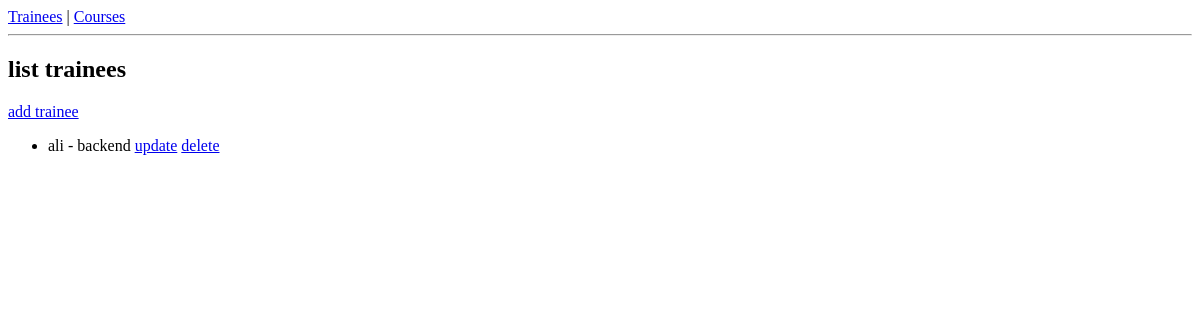
The app's page /trainees/, older data.
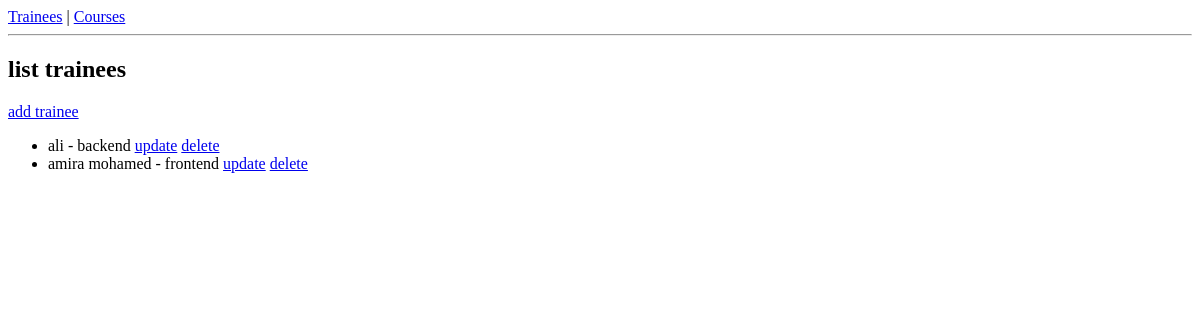
The same page, newer data.
### trainee/models.py (models this page shows, shortened)
class Trainee(models.Model):
    name = models.CharField(max_length=100)
    email = models.EmailField(unique=True)
    age = models.PositiveIntegerField()
    course = models.CharField(max_length=100)
    joined_date = models.DateField(auto_now_add=True)

### trainee/views.py (the view)
# urls.py: path('', trainee_list, name='trainee_list'),
def trainee_list(request):
    trainees = Trainee.objects.all()
    return render(request, 'trainee/trainee_list.html', {'trainees': trainees})

### trainee/templates/trainee/trainee_list.html (shortened to what this page needs)
<!DOCTYPE html>
<html lang="en">
<head>
</head>
<body>
{% extends 'base.html' %}
{% block content %}
   <h2>list trainees</h2>
<a href="{% url 'add_trainee' %}">add trainee</a>
<ul>
    {% for trainee in trainees %}
        <li>{{ trainee.name }} - {{ trainee.course }}
            <a href="{% url 'update_trainee' trainee.id %}">update</a>
            <a href="{% url 'delete_trainee' trainee.id %}">delete</a>
        </li>
    {% endfor %}
</ul>
{% endblock %}

### templates/base.html (shortened to what this page needs)
<!DOCTYPE html>
<html lang="en">
<head>
</head>
<body>
    <nav>
        <a href="{% url 'trainee_list' %}">Trainees</a> |
        <a href="{% url 'course_list' %}">Courses</a>
    </nav>
    <hr>
    {% block content %}
    {% endblock %}
</body>
</html>

Row changes from the older to the newer data that the page shows:
added Trainee: name "amira mohamed", course "frontend"
